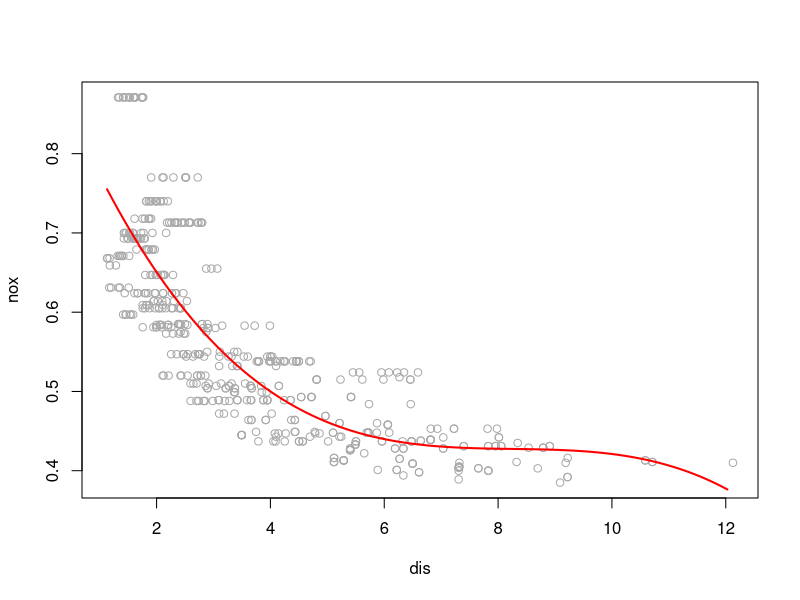
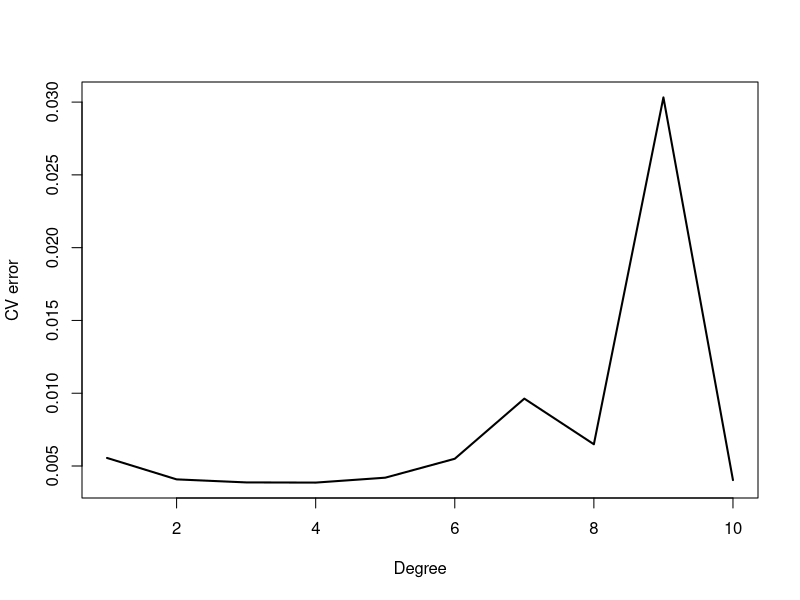
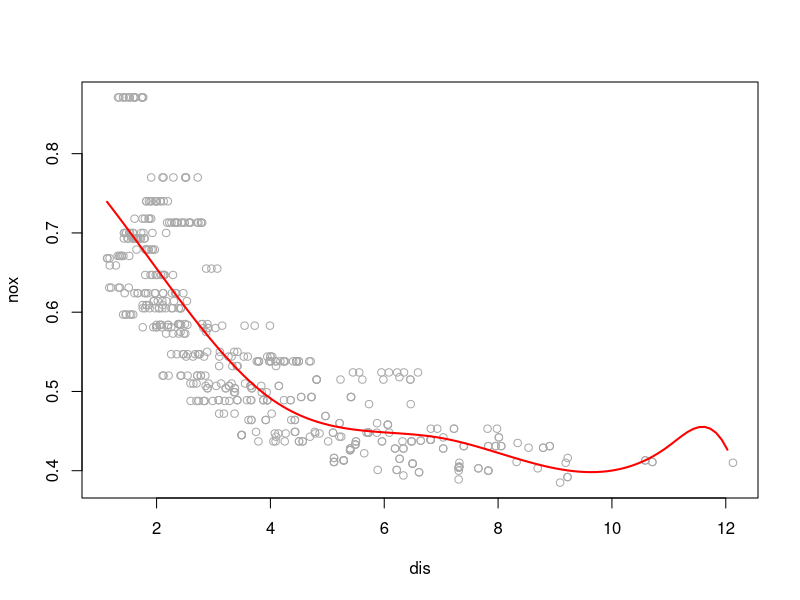
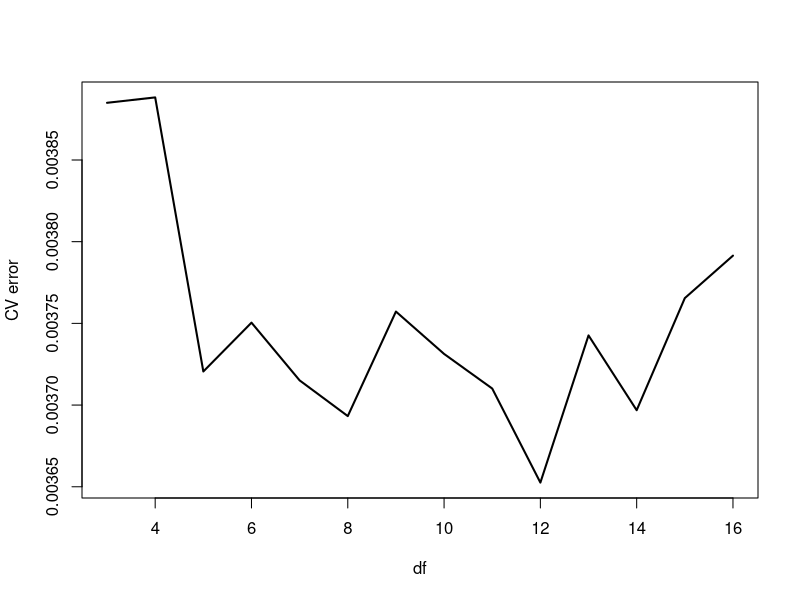

Reproduce these figures in R, in order.
## ---- chunk 1
set.seed(1)
library(MASS)
attach(Boston)
## ---- chunk 2
lm.fit = lm(nox~poly(dis, 3), data=Boston)
summary(lm.fit)
dislim = range(dis)
dis.grid = seq(from=dislim[1], to=dislim[2], by=0.1)
lm.pred = predict(lm.fit, list(dis=dis.grid))
plot(nox~dis, data=Boston, col="darkgrey")
lines(dis.grid, lm.pred, col="red", lwd=2)
## ---- chunk 3
all.rss = rep(NA, 10)
for (i in 1:10) {
  lm.fit = lm(nox~poly(dis, i), data=Boston)
  all.rss[i] = sum(lm.fit$residuals^2)
}
all.rss
## ---- chunk 4
library(boot)
all.deltas = rep(NA, 10)
for (i in 1:10) {
  glm.fit = glm(nox~poly(dis, i), data=Boston)
  all.deltas[i] = cv.glm(Boston, glm.fit, K=10)$delta[2]
}
plot(1:10, all.deltas, xlab="Degree", ylab="CV error", type="l", pch=20, lwd=2)
## ---- chunk 5
library(splines)
sp.fit = lm(nox~bs(dis, df=4, knots=c(4, 7, 11)), data=Boston)
summary(sp.fit)
sp.pred = predict(sp.fit, list(dis=dis.grid))
plot(nox~dis, data=Boston, col="darkgrey")
lines(dis.grid, sp.pred, col="red", lwd=2)
## ---- chunk 6
all.cv = rep(NA, 16)
for (i in 3:16) {
  lm.fit = lm(nox~bs(dis, df=i), data=Boston)
  all.cv[i] = sum(lm.fit$residuals^2)
}
all.cv[-c(1, 2)]
## ---- chunk 7
all.cv = rep(NA, 16)
for (i in 3:16) {
  lm.fit = glm(nox~bs(dis, df=i), data=Boston)
  all.cv[i] = cv.glm(Boston, lm.fit, K=10)$delta[2]
}
plot(3:16, all.cv[-c(1, 2)], lwd=2, type="l", xlab="df", ylab="CV error")
